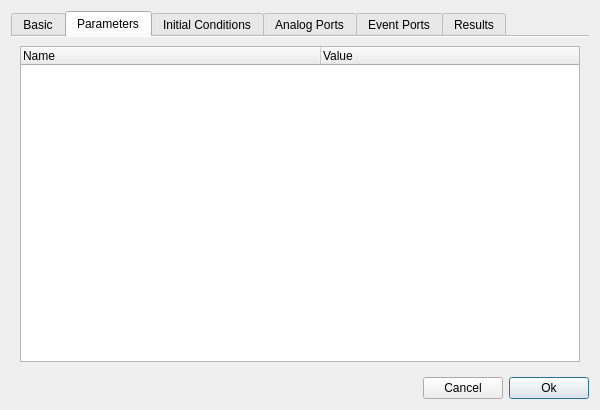
<?xml version="1.0" encoding="UTF-8"?>
<ui version="4.0">
 <class>ninemlSimulator</class>
 <widget class="QDialog" name="ninemlSimulator">
  <property name="geometry">
   <rect>
    <x>0</x>
    <y>0</y>
    <width>600</width>
    <height>410</height>
   </rect>
  </property>
  <property name="windowTitle">
   <string>NineML Component Tester</string>
  </property>
  <layout class="QVBoxLayout" name="verticalLayout_5">
   <item>
    <widget class="QTabWidget" name="tabWidget">
     <property name="tabPosition">
      <enum>QTabWidget::North</enum>
     </property>
     <property name="tabShape">
      <enum>QTabWidget::Rounded</enum>
     </property>
     <property name="currentIndex">
      <number>1</number>
     </property>
     <property name="documentMode">
      <bool>true</bool>
     </property>
     <widget class="QWidget" name="tab_1">
      <attribute name="title">
       <string>Basic</string>
      </attribute>
      <layout class="QVBoxLayout" name="verticalLayout_6">
       <item>
        <layout class="QFormLayout" name="formLayout">
         <item row="0" column="0">
          <widget class="QLabel" name="nineMLComponentLabel">
           <property name="text">
            <string>NineML component</string>
           </property>
          </widget>
         </item>
         <item row="0" column="1">
          <widget class="QLineEdit" name="nineMLComponentLineEdit"/>
         </item>
         <item row="1" column="0">
          <widget class="QLabel" name="timeHorizonLabel">
           <property name="text">
            <string>Time horizon, s</string>
           </property>
          </widget>
         </item>
         <item row="1" column="1">
          <widget class="QLineEdit" name="timeHorizonSLineEdit"/>
         </item>
         <item row="2" column="0">
          <widget class="QLabel" name="reportingIntervalLabel">
           <property name="text">
            <string>Reporting interval, s</string>
           </property>
          </widget>
         </item>
         <item row="2" column="1">
          <widget class="QLineEdit" name="reportingIntervalSLineEdit"/>
         </item>
        </layout>
       </item>
      </layout>
     </widget>
     <widget class="QWidget" name="tab_2">
      <attribute name="title">
       <string>Parameters</string>
      </attribute>
      <layout class="QVBoxLayout" name="verticalLayout_4">
       <item>
        <widget class="QTreeWidget" name="treeParameters">
         <property name="alternatingRowColors">
          <bool>true</bool>
         </property>
         <attribute name="headerDefaultSectionSize">
          <number>300</number>
         </attribute>
         <attribute name="headerMinimumSectionSize">
          <number>100</number>
         </attribute>
         <attribute name="headerDefaultSectionSize">
          <number>300</number>
         </attribute>
         <attribute name="headerMinimumSectionSize">
          <number>100</number>
         </attribute>
         <column>
          <property name="text">
           <string>Name</string>
          </property>
         </column>
         <column>
          <property name="text">
           <string>Value</string>
          </property>
         </column>
        </widget>
       </item>
      </layout>
     </widget>
     <widget class="QWidget" name="tab_3">
      <attribute name="title">
       <string>Initial Conditions</string>
      </attribute>
      <layout class="QVBoxLayout" name="verticalLayout_3">
       <item>
        <widget class="QTreeWidget" name="treeInitialConditions">
         <property name="alternatingRowColors">
          <bool>true</bool>
         </property>
         <attribute name="headerDefaultSectionSize">
          <number>300</number>
         </attribute>
         <attribute name="headerMinimumSectionSize">
          <number>100</number>
         </attribute>
         <attribute name="headerDefaultSectionSize">
          <number>300</number>
         </attribute>
         <attribute name="headerMinimumSectionSize">
          <number>100</number>
         </attribute>
         <column>
          <property name="text">
           <string>Name</string>
          </property>
         </column>
         <column>
          <property name="text">
           <string>Value</string>
          </property>
         </column>
        </widget>
       </item>
      </layout>
     </widget>
     <widget class="QWidget" name="tab_4">
      <attribute name="title">
       <string>Analog Ports</string>
      </attribute>
      <layout class="QVBoxLayout" name="verticalLayout_2">
       <item>
        <widget class="QTreeWidget" name="treeAnalogPorts">
         <property name="sizePolicy">
          <sizepolicy hsizetype="Expanding" vsizetype="Expanding">
           <horstretch>0</horstretch>
           <verstretch>0</verstretch>
          </sizepolicy>
         </property>
         <property name="minimumSize">
          <size>
           <width>350</width>
           <height>300</height>
          </size>
         </property>
         <property name="editTriggers">
          <set>QAbstractItemView::NoEditTriggers</set>
         </property>
         <property name="tabKeyNavigation">
          <bool>true</bool>
         </property>
         <property name="alternatingRowColors">
          <bool>true</bool>
         </property>
         <property name="columnCount">
          <number>2</number>
         </property>
         <attribute name="headerVisible">
          <bool>false</bool>
         </attribute>
         <attribute name="headerDefaultSectionSize">
          <number>200</number>
         </attribute>
         <attribute name="headerDefaultSectionSize">
          <number>200</number>
         </attribute>
         <attribute name="headerVisible">
          <bool>false</bool>
         </attribute>
         <column>
          <property name="text">
           <string>Name</string>
          </property>
         </column>
         <column>
          <property name="text">
           <string>Value</string>
          </property>
         </column>
        </widget>
       </item>
      </layout>
     </widget>
     <widget class="QWidget" name="tab_5">
      <attribute name="title">
       <string>Event Ports</string>
      </attribute>
      <layout class="QVBoxLayout" name="verticalLayout">
       <item>
        <widget class="QTreeWidget" name="treeEventPorts">
         <property name="sizePolicy">
          <sizepolicy hsizetype="Expanding" vsizetype="Expanding">
           <horstretch>0</horstretch>
           <verstretch>0</verstretch>
          </sizepolicy>
         </property>
         <property name="minimumSize">
          <size>
           <width>350</width>
           <height>300</height>
          </size>
         </property>
         <property name="verticalScrollBarPolicy">
          <enum>Qt::ScrollBarAsNeeded</enum>
         </property>
         <property name="horizontalScrollBarPolicy">
          <enum>Qt::ScrollBarAsNeeded</enum>
         </property>
         <property name="editTriggers">
          <set>QAbstractItemView::NoEditTriggers</set>
         </property>
         <property name="tabKeyNavigation">
          <bool>true</bool>
         </property>
         <property name="alternatingRowColors">
          <bool>true</bool>
         </property>
         <property name="columnCount">
          <number>2</number>
         </property>
         <attribute name="headerVisible">
          <bool>false</bool>
         </attribute>
         <attribute name="headerDefaultSectionSize">
          <number>200</number>
         </attribute>
         <attribute name="headerDefaultSectionSize">
          <number>200</number>
         </attribute>
         <attribute name="headerVisible">
          <bool>false</bool>
         </attribute>
         <column>
          <property name="text">
           <string>Name</string>
          </property>
         </column>
         <column>
          <property name="text">
           <string>Value</string>
          </property>
         </column>
        </widget>
       </item>
      </layout>
     </widget>
     <widget class="QWidget" name="tab_6">
      <attribute name="title">
       <string>Results</string>
      </attribute>
     </widget>
    </widget>
   </item>
   <item>
    <layout class="QHBoxLayout" name="horizontalLayout_2">
     <item>
      <spacer name="horizontalSpacer">
       <property name="orientation">
        <enum>Qt::Horizontal</enum>
       </property>
       <property name="sizeHint" stdset="0">
        <size>
         <width>40</width>
         <height>20</height>
        </size>
       </property>
      </spacer>
     </item>
     <item>
      <widget class="QPushButton" name="buttonCancel">
       <property name="text">
        <string>Cancel</string>
       </property>
      </widget>
     </item>
     <item>
      <widget class="QPushButton" name="buttonOk">
       <property name="text">
        <string>Ok</string>
       </property>
       <property name="default">
        <bool>true</bool>
       </property>
      </widget>
     </item>
    </layout>
   </item>
  </layout>
 </widget>
 <resources/>
 <connections/>
</ui>
